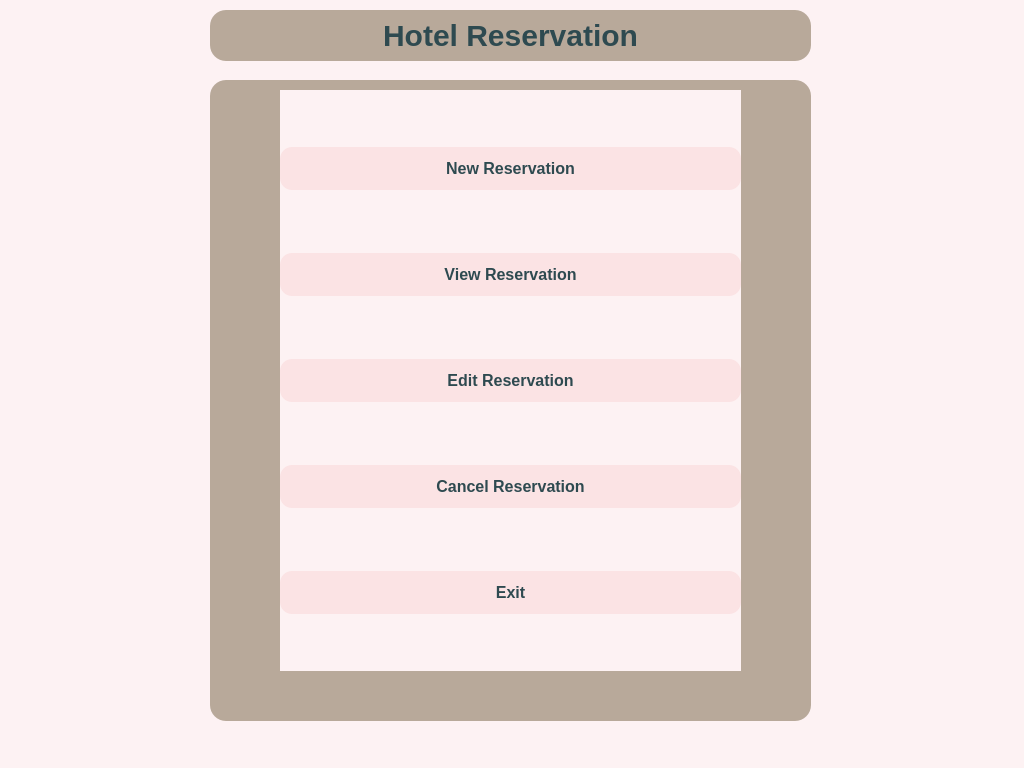
<?xml version="1.0" encoding="UTF-8"?>
<ui version="4.0">
 <class>MainWindow</class>
 <widget class="QMainWindow" name="MainWindow">
  <property name="geometry">
   <rect>
    <x>0</x>
    <y>0</y>
    <width>1024</width>
    <height>768</height>
   </rect>
  </property>
  <property name="minimumSize">
   <size>
    <width>1024</width>
    <height>768</height>
   </size>
  </property>
  <property name="maximumSize">
   <size>
    <width>1024</width>
    <height>768</height>
   </size>
  </property>
  <property name="font">
   <font>
    <pointsize>24</pointsize>
   </font>
  </property>
  <property name="windowTitle">
   <string>MainWindow</string>
  </property>
  <property name="styleSheet">
   <string notr="true">QWidget {
    background-color: #FDF2F3;  /* Ещё более светлый молочно-розовый */
}
</string>
  </property>
  <widget class="QWidget" name="centralwidget">
   <property name="layoutDirection">
    <enum>Qt::LeftToRight</enum>
   </property>
   <property name="styleSheet">
    <string notr="true">QFrame {
    background-color: #b8a99a;
    border-radius: 16px;
}
</string>
   </property>
   <widget class="QLabel" name="label">
    <property name="geometry">
     <rect>
      <x>210</x>
      <y>10</y>
      <width>601</width>
      <height>51</height>
     </rect>
    </property>
    <property name="font">
     <font>
      <pointsize>-1</pointsize>
      <weight>75</weight>
      <bold>true</bold>
     </font>
    </property>
    <property name="styleSheet">
     <string notr="true">QLabel {
    color: #2e4a50;
    font-size: 30px;
    font-weight: bold;
}
</string>
    </property>
    <property name="text">
     <string>Hotel Reservation</string>
    </property>
    <property name="alignment">
     <set>Qt::AlignCenter</set>
    </property>
   </widget>
   <widget class="QFrame" name="frame">
    <property name="geometry">
     <rect>
      <x>210</x>
      <y>80</y>
      <width>601</width>
      <height>641</height>
     </rect>
    </property>
    <property name="styleSheet">
     <string notr="true">QFrame {
    background-color: #b8a99a;
    border-radius: 16px;
}
</string>
    </property>
    <property name="frameShape">
     <enum>QFrame::StyledPanel</enum>
    </property>
    <property name="frameShadow">
     <enum>QFrame::Raised</enum>
    </property>
    <widget class="QWidget" name="">
     <property name="geometry">
      <rect>
       <x>70</x>
       <y>10</y>
       <width>461</width>
       <height>581</height>
      </rect>
     </property>
     <layout class="QVBoxLayout" name="verticalLayout">
      <item>
       <widget class="QPushButton" name="pushButton1">
        <property name="styleSheet">
         <string notr="true">QPushButton {
    background-color: #FBE3E4;
    border: none;
    border-radius: 12px;
    padding: 12px;
    font-size: 16px;
    font-weight: bold;
    color: #2e4a50;
}
QPushButton:hover {
    background-color: #c6b19d;
}
</string>
        </property>
        <property name="text">
         <string>New Reservation</string>
        </property>
       </widget>
      </item>
      <item>
       <widget class="QPushButton" name="pushButton_2">
        <property name="styleSheet">
         <string notr="true">QPushButton {
    background-color: #FBE3E4;
    border: none;
    border-radius: 12px;
    padding: 12px;
    font-size: 16px;
    font-weight: bold;
    color: #2e4a50;
}
QPushButton:hover {
    background-color: #c6b19d;
}
</string>
        </property>
        <property name="text">
         <string>View Reservation</string>
        </property>
       </widget>
      </item>
      <item>
       <widget class="QPushButton" name="pushButton_3">
        <property name="styleSheet">
         <string notr="true">QPushButton {
    background-color: #FBE3E4;
    border: none;
    border-radius: 12px;
    padding: 12px;
    font-size: 16px;
    font-weight: bold;
    color: #2e4a50;
}
QPushButton:hover {
    background-color: #c6b19d;
}
</string>
        </property>
        <property name="text">
         <string>Edit Reservation</string>
        </property>
       </widget>
      </item>
      <item>
       <widget class="QPushButton" name="pushButton_4">
        <property name="styleSheet">
         <string notr="true">QPushButton {
    background-color: #FBE3E4;
    border: none;
    border-radius: 12px;
    padding: 12px;
    font-size: 16px;
    font-weight: bold;
    color: #2e4a50;
}
QPushButton:hover {
    background-color: #c6b19d;
}
</string>
        </property>
        <property name="text">
         <string>Cancel Reservation</string>
        </property>
       </widget>
      </item>
      <item>
       <widget class="QPushButton" name="pushButton_5">
        <property name="styleSheet">
         <string notr="true">QPushButton {
    background-color: #FBE3E4;
    border: none;
    border-radius: 12px;
    padding: 12px;
    font-size: 16px;
    font-weight: bold;
    color: #2e4a50;
}
QPushButton:hover {
    background-color: #c6b19d;
}
</string>
        </property>
        <property name="text">
         <string>Exit</string>
        </property>
       </widget>
      </item>
     </layout>
    </widget>
   </widget>
  </widget>
  <widget class="QMenuBar" name="menubar">
   <property name="geometry">
    <rect>
     <x>0</x>
     <y>0</y>
     <width>1024</width>
     <height>26</height>
    </rect>
   </property>
  </widget>
  <widget class="QStatusBar" name="statusbar"/>
 </widget>
 <resources/>
 <connections/>
</ui>
